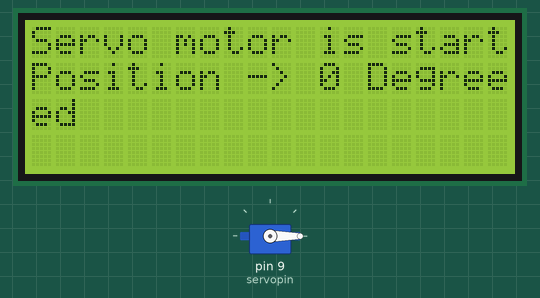
The sketch below on a simulated Arduino Uno, built with avr-gcc and run on an emulated ATmega328P. Shown: 20×4 character LCD, servo.

Above: at 0.2 s.
At 2.7 s:
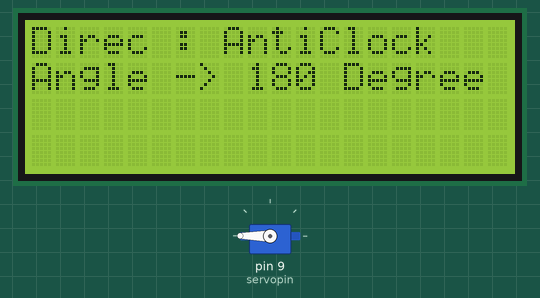
At 8.3 s:
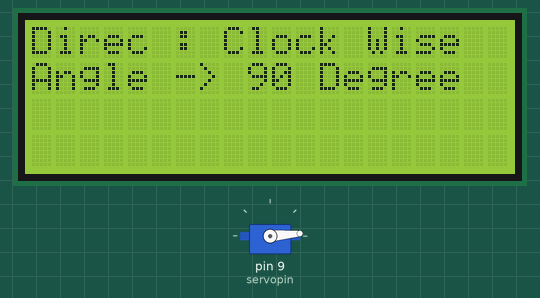
At 11.0 s:
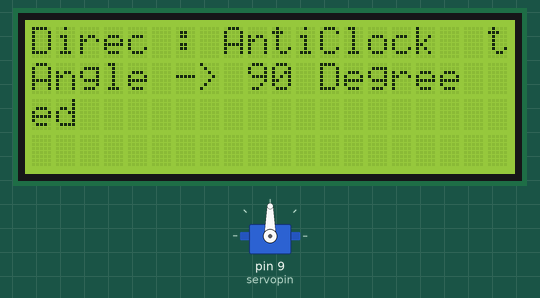
Timing chart, 0 to 40.0 s (numbered marks = the images above):
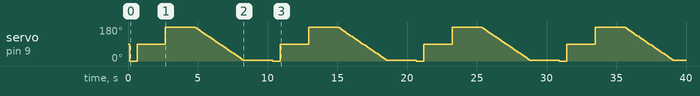

Measured:
- what the display in image 1 shows lasts 2.0 s, from 2.7 s to 4.7 s

The sketch:

2_Servo_motor_NT.ino
```cpp
#include <Servo.h>
#include <Wire.h>
#include <LiquidCrystal_I2C.h>

LiquidCrystal_I2C lcd(0x27,20,4);  // set the LCD address to 0x27 for a 20 chars and 4 line display

int servopin = 9;
int i;

Servo motor;

void setup() {
  // put your setup code here, to run once:

  //lcd.init();               // initialize the lcd
  lcd.begin();
  lcd.backlight();          //backlight turn on

  motor.attach(servopin);
}

void loop() {
  // put your main code here, to run repeatedly:

    lcd.setCursor(0,0);
    lcd.println("Servo motor is started");
    lcd.setCursor(0,1);
    lcd.println("Position -> 0 Degree");
  motor.write(0);
  delay(500);
    lcd.setCursor(0,0);
    lcd.println("Direc : AntiClock");
    lcd.setCursor(0,1);
    lcd.println("Angle -> 90 Degree");
  motor.write(90);
  delay(2000);
  lcd.clear();

    lcd.setCursor(0,0);
    lcd.println("Direc : AntiClock");
    lcd.setCursor(0,1);
    lcd.println("Angle -> 180 Degree");
  motor.write(180);
  delay(2000);
  lcd.clear();

    lcd.setCursor(0,0);
    lcd.println("Direc : Clock Wise");
    lcd.setCursor(0,1);
    lcd.println("Angle -> 90 Degree");

  for(i = 180; i > 0; i=i-5)
  {
    motor.write(i);
    delay(100);
  }
  delay(2000);
  lcd.clear();

}
```
